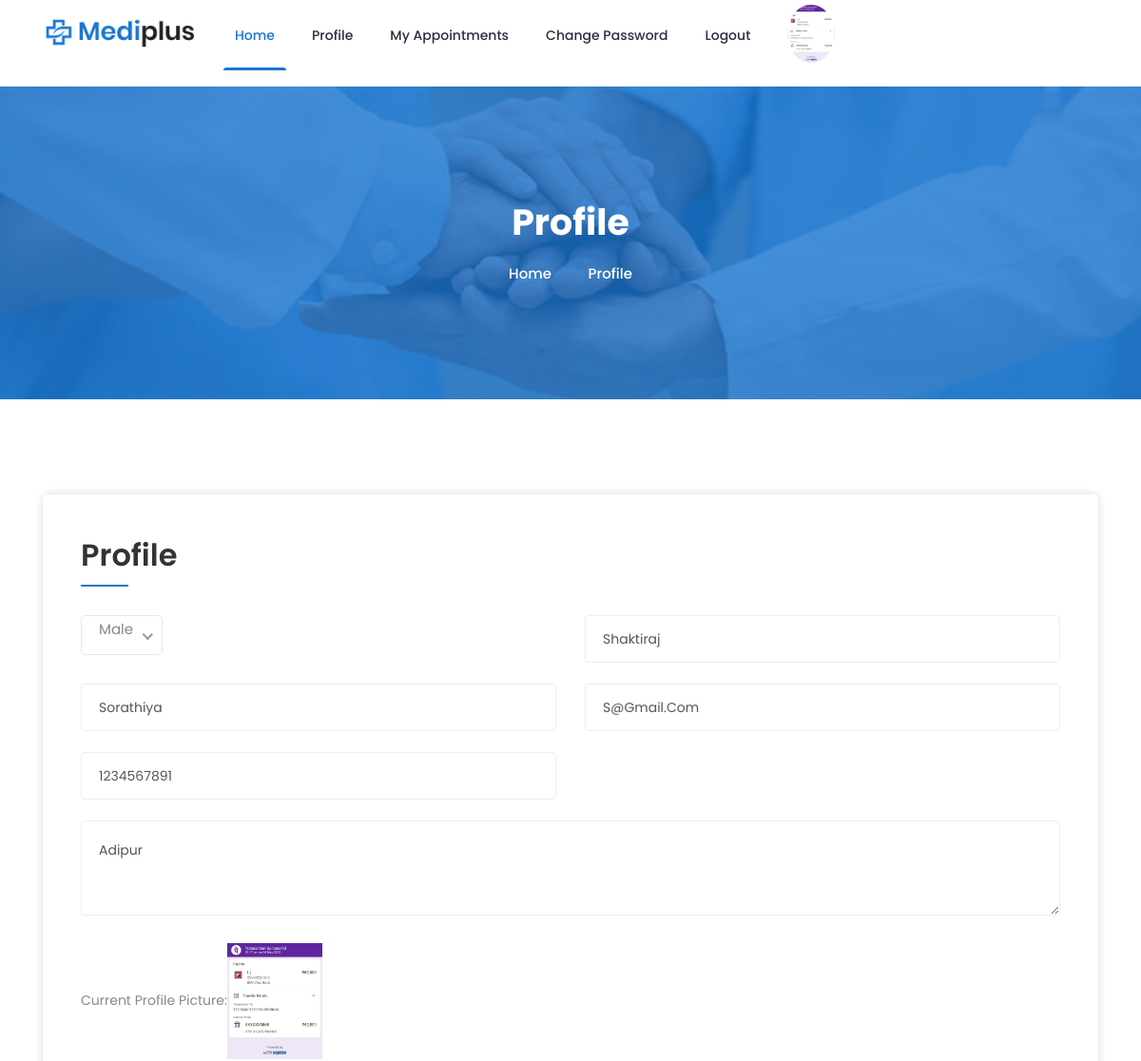
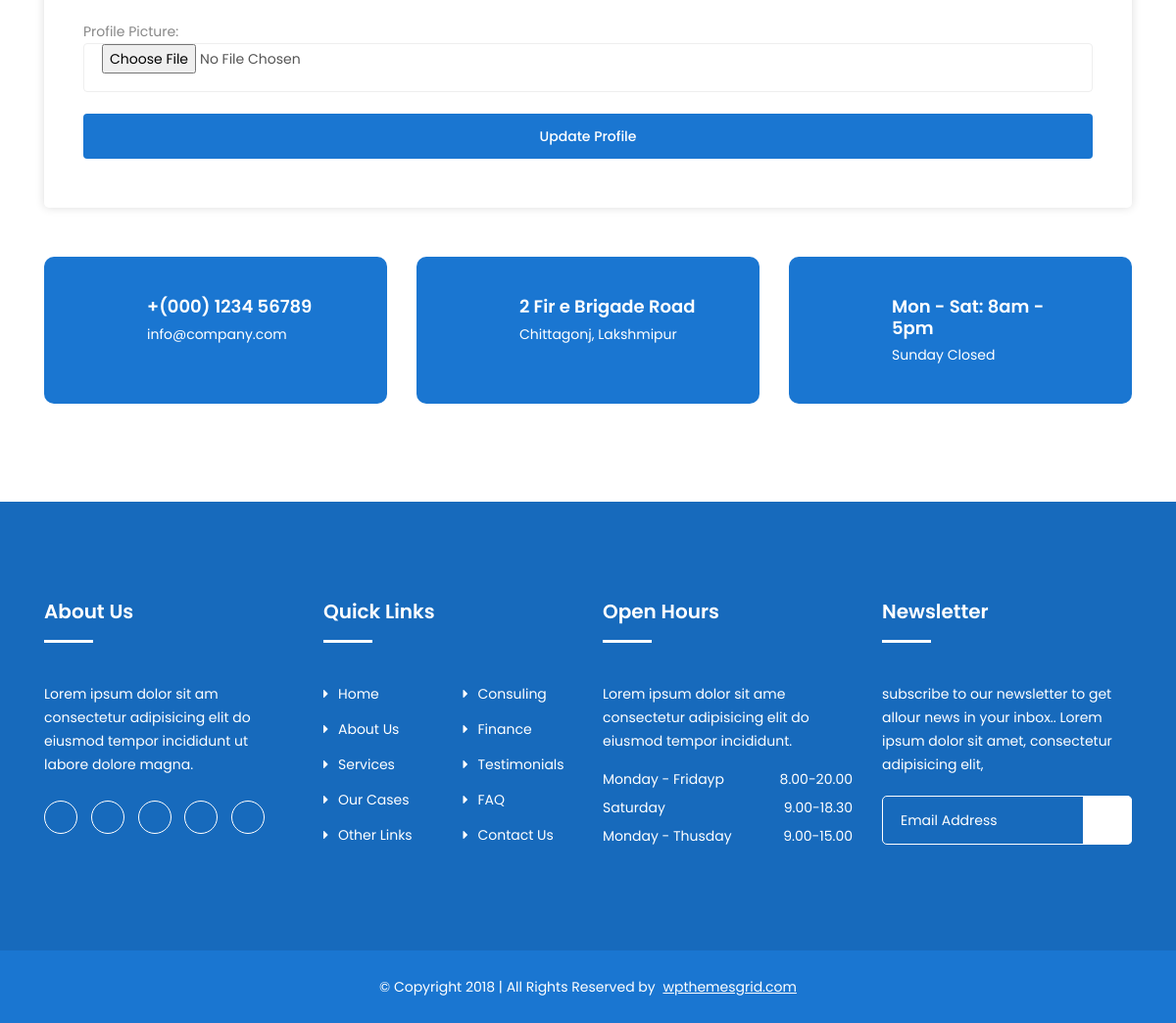
Page /profile/ (signed in) on the committed database (2 pictures, top to bottom).
### myapp/models.py (models this page shows, shortened)
class User(models.Model):
	fname=models.CharField(max_length=100)
	lname=models.CharField(max_length=100)
	email=models.EmailField()
	mobile=models.PositiveIntegerField()
	address=models.TextField()
	gender=models.CharField(max_length=100)
	password=models.CharField(max_length=100)
	usertype=models.CharField(max_length=100,default='patient')
	profile_picture=models.ImageField(upload_to="profile_picture/",default="")

### myapp/views.py (the view)
# urls.py: path('profile/',views.profile,name='profile'),
def profile(request):
	user=User.objects.get(email=request.session['email'])
	if request.method=="POST":
		user.fname=request.POST['fname']
		user.lname=request.POST['lname']
		user.mobile=request.POST['mobile']
		user.address=request.POST['address']
		user.gender=request.POST['gender']
		try:
			user.profile_picture=request.FILES['profile_picture']
		except:
			pass
		user.save()
		request.session['profile_picture']=user.profile_picture.url
		msg="Profile Updated Successfully"
		if user.usertype=="Patient":
			return render(request,'profile.html',{'msg':msg,'user':user})
		else:
			return render(request,'doctor-profile.html',{'msg':msg,'user':user})
	else:
		if user.usertype=="Patient":
			return render(request,'profile.html',{"user":user})
		else:
   			return render(request,'doctor-profile.html',{'user':user})

### myapp/templates/doctor-profile.html (shortened to what this page needs)
{% extends 'doctor-header.html' %}
{% block content %}
{% load static %}
<!doctype html>
<html class="no-js" lang="zxx">
    <head>
    </head>
    <body>
		<div class="breadcrumbs overlay">
			<div class="container">
				<div class="bread-inner">
					<div class="row">
						<div class="col-12">
							<h2>Profile</h2>
							<ul class="bread-list">
								<li><a href="/">Home</a></li>
								<li><i class="icofont-simple-right"></i></li>
								<li class="active">Profile</li>
							</ul>
						</div>
					</div>
				</div>
			</div>
		</div>
		<section class="contact-us section">
			<div class="container">
				<div class="inner">
					<div class="row">
						<div class="col-lg-12">
							<div class="contact-us-form">
								<h2>Profile</h2>
								<form class="form" method="post" action="{% url 'doctor-detail' %}" enctype="multipart/form-data">
									<div class="row">
										<div class="col-lg-6">
										</div>
										<div class="col-lg-6">
											<div class="form-group">
												<input type="text" name="fname" value="{{user.fname}}">
											</div>
										</div>
										<div class="col-lg-6">
											<div class="form-group">
												<input type="text" name="lname" value="{{user.lname}}">
											</div>
										</div>
										<div class="col-lg-6">
											<div class="form-group">
												<input type="email" name="email" value="{{user.email}}" readonly>
											</div>
										</div>
										<div class="col-lg-6">
											<div class="form-group">
												<input type="text" name="mobile" value="{{user.mobile}}">
											</div>
										</div>
										<div class="col-lg-12">
											<div class="form-group">
												<textarea name="address">{{user.address}}</textarea>
											</div>
										</div>
										<div class="col-lg-12">
											<div class="form-group">
												Current Profile Picture:<img src="{{user.profile_picture.url}}" width="100px" height="100ox">
											</div>
										</div>
										<div class="col-lg-12">
											<div class="form-group">
												Profile Picture:<input type="file" name="profile_picture">
											</div>
										</div>
										<div class="col-12">
											<div class="form-group login-btn">
												<button class="btn" type="submit">Update Profile</button>
											</div>
										</div>
									</div>
								</form>
							</div>
						</div>
					</div>
				</div>
				<div class="contact-info">
					<div class="row">
						<div class="col-lg-4 col-12 ">
							<div class="single-info">
								<i class="icofont icofont-ui-call"></i>
								<div class="content">
									<h3>+(000) 1234 56789</h3>
									<p>info@company.com</p>
								</div>
							</div>
						</div>
						<div class="col-lg-4 col-12 ">
							<div class="single-info">
								<i class="icofont-google-map"></i>
								<div class="content">
									<h3>2 Fir e Brigade Road</h3>
									<p>Chittagonj, Lakshmipur</p>
								</div>
							</div>
						</div>
						<div class="col-lg-4 col-12 ">
							<div class="single-info">
								<i class="icofont icofont-wall-clock"></i>
								<div class="content">
									<h3>Mon - Sat: 8am - 5pm</h3>
									<p>Sunday Closed</p>
								</div>
							</div>
						</div>
					</div>
				</div>
			</div>
		</section>
    </body>
</html>
{% endblock %}

### rows in the picture
User: fname "shaktiraj", lname "sorathiya", email "s@gmail.com", mobile "1234567891", address "adipur", profile_picture (picture)
